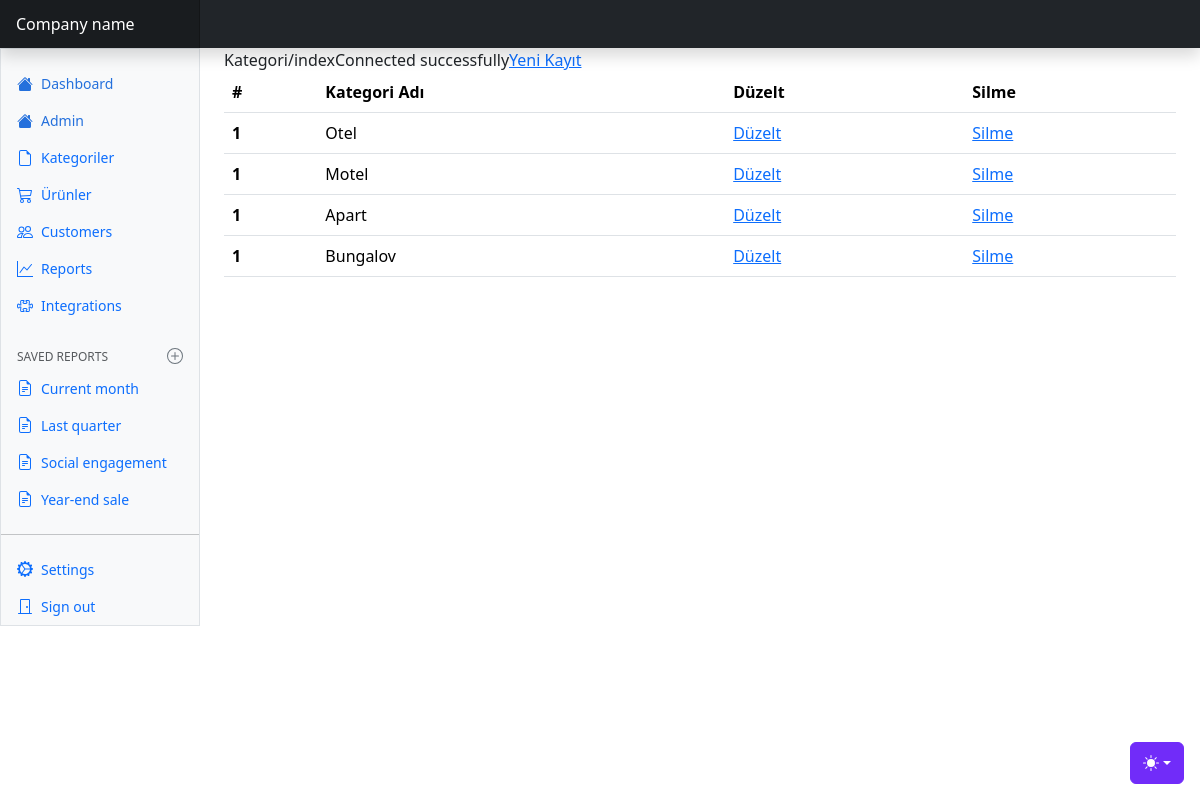
Page /panel/main.php?sayfa=Kategori/index on the earlier database version.
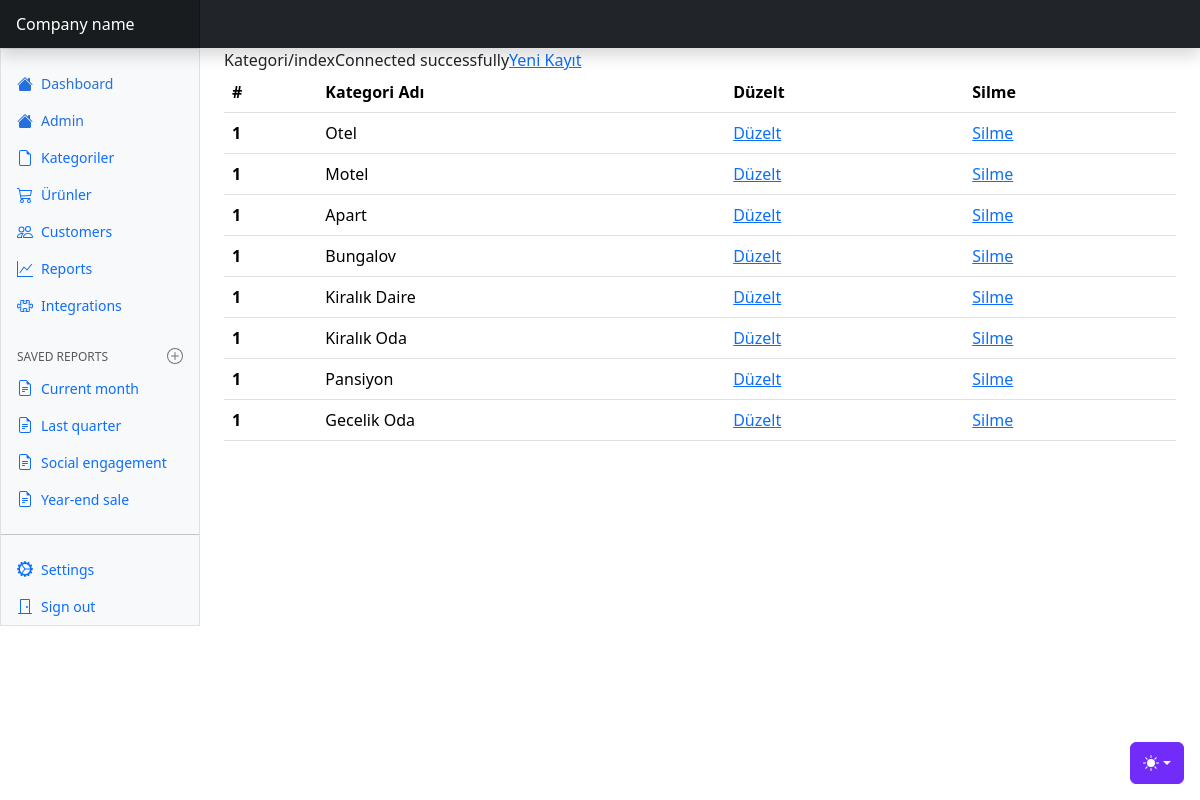
Same page on the later database version.
### tables this page shows
CREATE TABLE `kategori` (
  `KategoriId` int(11) NOT NULL,
  `KategoriAdi` varchar(30) NOT NULL
);

### panel/Kategori/index.php (the view, shortened to what this page needs)
<?php
require_once("../../config/baglan.php");
$sql="Select * from kategori";
$result = mysqli_query($conn, $sql);
?>
<a  href="create.php">Yeni Kayıt</a>
<table class="table">
  <thead>
    <tr>
      <th scope="col">#</th>
      <th scope="col">Kategori Adı</th>
      <th scope="col">Düzelt</th>
      <th scope="col">Silme</th>
    </tr>
  </thead>
  <tbody>
   <?php
    while($row=mysqli_fetch_assoc($result))
      {
        ?>
    <tr>
      <th scope="row">1</th>
      <td><?php echo $row['KategoriAdi'];?></td>
      <td><a href="edit.php?oku=<?php echo $row['KategoriId'];?>">Düzelt</a></td>
      <td><a href ="delete.php?oku=<?php echo $row['KategoriId'];?>">Silme</a></td>
     </tr>
    <?php
      }
   ?>
  </tbody>
</table>

### panel/main.php (shortened to what this page needs)
<!doctype html>
<html lang="en" data-bs-theme="auto">
  <head>
    <link href="assets/dist/css/bootstrap.min.css" rel="stylesheet">
    <link href="dashboard.css" rel="stylesheet">
  </head>
  <body>
    <div class="dropdown position-fixed bottom-0 end-0 mb-3 me-3 bd-mode-toggle">
      <button class="btn btn-bd-primary py-2 dropdown-toggle d-flex align-items-center"
        id="bd-theme"
        type="button"
        aria-expanded="false"
        data-bs-toggle="dropdown"
        aria-label="Toggle theme (auto)">
  <svg class="bi my-1 theme-icon-active" aria-hidden="true"><use href="#circle-half"></use></svg>
</button>
    </div>
<header class="navbar sticky-top bg-dark flex-md-nowrap p-0 shadow" data-bs-theme="dark">
  <a class="navbar-brand col-md-3 col-lg-2 me-0 px-3 fs-6 text-white" href="#">Company name</a>
</header>
<div class="container-fluid">
  <div class="row">
    <div class="sidebar border border-right col-md-3 col-lg-2 p-0 bg-body-tertiary">
      <div class="offcanvas-md offcanvas-end bg-body-tertiary" tabindex="-1" id="sidebarMenu" aria-labelledby="sidebarMenuLabel">
        <div class="offcanvas-body d-md-flex flex-column p-0 pt-lg-3 overflow-y-auto">
          <ul class="nav flex-column">
            <li class="nav-item">
              <a class="nav-link d-flex align-items-center gap-2 active" aria-current="page" href="#">
                <svg class="bi" aria-hidden="true"><use xlink:href="#house-fill"/></svg>
                Dashboard
              </a>
            </li>
            <li class="nav-item">
              <a class="nav-link d-flex align-items-center gap-2 active" aria-current="page" href="main.php?sayfa=Admin/index">
                <svg class="bi" aria-hidden="true"><use xlink:href="#house-fill"/></svg>
               Admin
              </a>
            </li>
            <li class="nav-item">
              <a class="nav-link d-flex align-items-center gap-2" href="main.php?sayfa=Kategori/index">
                <svg class="bi" aria-hidden="true"><use xlink:href="#file-earmark"/></svg>
                Kategoriler
              </a>
            </li>
            <li class="nav-item">
              <a class="nav-link d-flex align-items-center gap-2" href="main.php?sayfa=urunler">
                <svg class="bi" aria-hidden="true"><use xlink:href="#cart"/></svg>
                Ürünler
              </a>
            </li>
            <li class="nav-item">
              <a class="nav-link d-flex align-items-center gap-2" href="#">
                <svg class="bi" aria-hidden="true"><use xlink:href="#people"/></svg>
                Customers
              </a>
            </li>
            <li class="nav-item">
              <a class="nav-link d-flex align-items-center gap-2" href="#">
                <svg class="bi" aria-hidden="true"><use xlink:href="#graph-up"/></svg>
                Reports
              </a>
            </li>
            <li class="nav-item">
              <a class="nav-link d-flex align-items-center gap-2" href="#">
                <svg class="bi" aria-hidden="true"><use xlink:href="#puzzle"/></svg>
                Integrations
              </a>
            </li>
          </ul>
          <h6 class="sidebar-heading d-flex justify-content-between align-items-center px-3 mt-4 mb-1 text-body-secondary text-uppercase">
            <span>Saved reports</span>
            <a class="link-secondary" href="#" aria-label="Add a new report">
              <svg class="bi" aria-hidden="true"><use xlink:href="#plus-circle"/></svg>
            </a>
          </h6>
          <ul class="nav flex-column mb-auto">
            <li class="nav-item">
              <a class="nav-link d-flex align-items-center gap-2" href="#">
                <svg class="bi" aria-hidden="true"><use xlink:href="#file-earmark-text"/></svg>
                Current month
              </a>
            </li>
            <li class="nav-item">
              <a class="nav-link d-flex align-items-center gap-2" href="#">
                <svg class="bi" aria-hidden="true"><use xlink:href="#file-earmark-text"/></svg>
                Last quarter
              </a>
            </li>
            <li class="nav-item">
              <a class="nav-link d-flex align-items-center gap-2" href="#">
                <svg class="bi" aria-hidden="true"><use xlink:href="#file-earmark-text"/></svg>
                Social engagement
              </a>
            </li>
            <li class="nav-item">
              <a class="nav-link d-flex align-items-center gap-2" href="#">
                <svg class="bi" aria-hidden="true"><use xlink:href="#file-earmark-text"/></svg>
                Year-end sale
              </a>
            </li>
          </ul>
          <hr class="my-3">
          <ul class="nav flex-column mb-auto">
            <li class="nav-item">
              <a class="nav-link d-flex align-items-center gap-2" href="#">
                <svg class="bi" aria-hidden="true"><use xlink:href="#gear-wide-connected"/></svg>
                Settings
              </a>
            </li>
            <li class="nav-item">
              <a class="nav-link d-flex align-items-center gap-2" href="#">
                <svg class="bi" aria-hidden="true"><use xlink:href="#door-closed"/></svg>
                Sign out
              </a>
            </li>
          </ul>
        </div>
      </div>
    </div>
    <main class="col-md-9 ms-sm-auto col-lg-10 px-md-4">
      <?php require_once("orta.php");?>
    </main>
  </div>
</div>
    </body>
</html>

### panel/orta.php
<?php
echo $oku=$_REQUEST['sayfa'];
$yol=$oku.'.php';
require_once($yol);
?>

### config/baglan.php (shortened to what this page needs)
<?php
echo "Connected successfully";
?>

### panel/dashboard.css (style rules this page uses)
.bi { display: inline-block; width: 1rem; height: 1rem; }
.sidebar .nav-link { font-size: .875rem; font-weight: 500; }
.sidebar .nav-link.active { color: #2470dc; }
.sidebar-heading { font-size: .75rem; }
.navbar-brand { padding-top: .75rem; padding-bottom: .75rem; background-color: rgba(0, 0, 0, .25); box-shadow: inset -1px 0 0 rgba(0, 0, 0, .25); }

### panel/main.php (style rules this page uses)
.bi { vertical-align: -.125em; fill: currentColor; }
.btn-bd-primary { --bd-violet-bg: #712cf9; --bd-violet-rgb: 112.520718, 44.062154, 249.437846; --bs-btn-font-weight: 600; --bs-btn-color: var(--bs-white); --bs-btn-bg: var(--bd-violet-bg); --bs-btn-border-color: var(--bd-violet-bg); --bs-btn-hover-color: var(--bs-white); --bs-btn-hover-bg: #6528e0; --bs-btn-hover-border-color: #6528e0; --bs-btn-focus-shadow-rgb: var(--bd-violet-rgb); --bs-btn-active-color: var(--bs-btn-hover-color); --bs-btn-active-bg: #5a23c8; --bs-btn-active-border-color: #5a23c8; }
.bd-mode-toggle { z-index: 1500; }
.bd-mode-toggle .bi { width: 1em; height: 1em; }

Differences in the rows shown:
added kategori: KategoriAdi "Kiralık Daire"
added kategori: KategoriAdi "Kiralık Oda"
added kategori: KategoriAdi "Pansiyon"
added kategori: KategoriAdi "Gecelik Oda"
